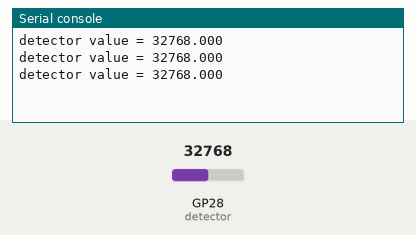
A program run on a simulated Raspberry Pi Pico running MicroPython. Shown: the last lines printed to the serial console. Inputs (shaded band) come from the test bench; at power-on: GP28 (detector) = 32768 (analog values on the 0–65535 scale).

Above: at 1.2 s.
1.3 s: GP28 (detector) set to 45874
At 1.9 s:
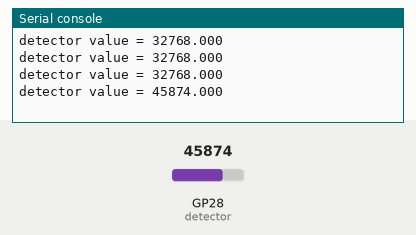
2.8 s: GP28 (detector) set to 57670
At 3.4 s:
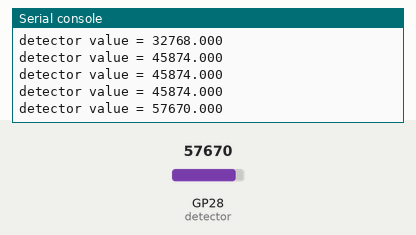
Timing chart, 0 to 5.8 s (numbered marks = the images above; inputs shaded):
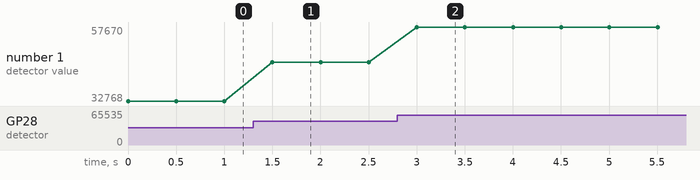

The program:

detector.py
```python
from machine import ADC
from time import sleep

detector = ADC(28)

while True:
    try:
        det_value = detector.read_u16()  # reading analog pin
        print(f"detector value = {det_value:.3f}")  # printing the ADC value
        sleep(0.5)
    except KeyboardInterrupt:
        break

print("Finished.")
```

Measured:
- after the input at 1.3 s, the serial console: prints a new line after 0.20 s (image 1)
- after the input at 2.8 s, the serial console: prints a new line after 0.20 s (image 2)
- plotted number 1: 32768 → 45874 after the input at 1.3 s, 45874 → 57670 after the input at 2.8 s
